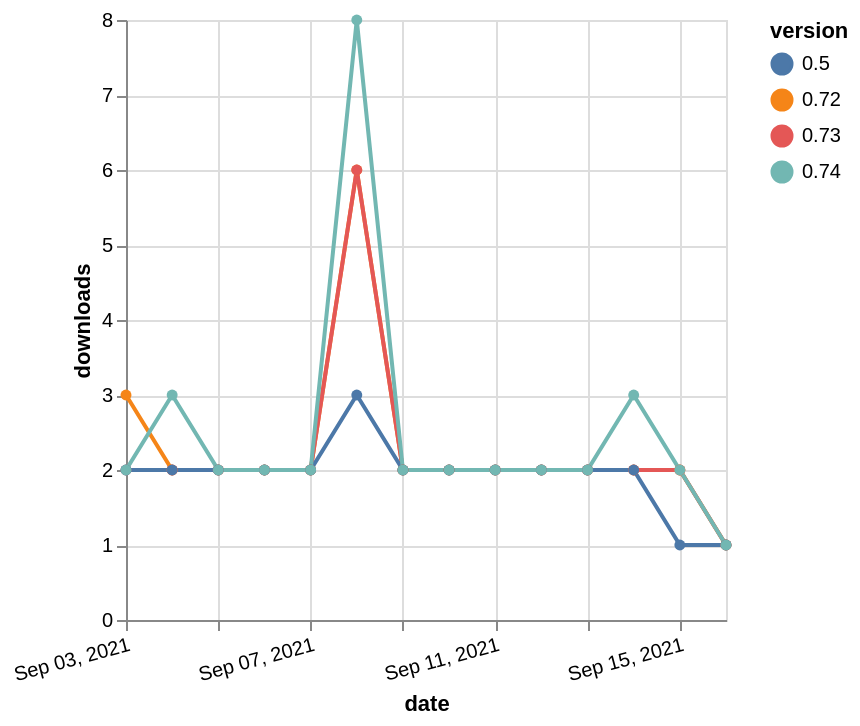

Specify this chart in Vega-Lite:
### Vega-Lite specification from a JSON file in a GitHub repository (floating-point values rounded to 4 significant figures)
{"$schema": "https://vega.github.io/schema/vega-lite/v5.json", "description": "A simple bar chart with embedded data.", "data": {"values": [{"date": "2021-09-03", "total": 3699, "delta": 3, "version": "0.72"}, {"date": "2021-09-04", "total": 3701, "delta": 2, "version": "0.72"}, {"date": "2021-09-05", "total": 3703, "delta": 2, "version": "0.72"}, {"date": "2021-09-06", "total": 3705, "delta": 2, "version": "0.72"}, {"date": "2021-09-07", "total": 3707, "delta": 2, "version": "0.72"}, {"date": "2021-09-08", "total": 3713, "delta": 6, "version": "0.72"}, {"date": "2021-09-09", "total": 3715, "delta": 2, "version": "0.72"}, {"date": "2021-09-10", "total": 3717, "delta": 2, "version": "0.72"}, {"date": "2021-09-11", "total": 3719, "delta": 2, "version": "0.72"}, {"date": "2021-09-12", "total": 3721, "delta": 2, "version": "0.72"}, {"date": "2021-09-13", "total": 3723, "delta": 2, "version": "0.72"}, {"date": "2021-09-14", "total": 3725, "delta": 2, "version": "0.72"}, {"date": "2021-09-15", "total": 3727, "delta": 2, "version": "0.72"}, {"date": "2021-09-16", "total": 3728, "delta": 1, "version": "0.72"}, {"date": "2021-09-03", "total": 4249, "delta": 2, "version": "0.73"}, {"date": "2021-09-04", "total": 4251, "delta": 2, "version": "0.73"}, {"date": "2021-09-05", "total": 4253, "delta": 2, "version": "0.73"}, {"date": "2021-09-06", "total": 4255, "delta": 2, "version": "0.73"}, {"date": "2021-09-07", "total": 4257, "delta": 2, "version": "0.73"}, {"date": "2021-09-08", "total": 4263, "delta": 6, "version": "0.73"}, {"date": "2021-09-09", "total": 4265, "delta": 2, "version": "0.73"}, {"date": "2021-09-10", "total": 4267, "delta": 2, "version": "0.73"}, {"date": "2021-09-11", "total": 4269, "delta": 2, "version": "0.73"}, {"date": "2021-09-12", "total": 4271, "delta": 2, "version": "0.73"}, {"date": "2021-09-13", "total": 4273, "delta": 2, "version": "0.73"}, {"date": "2021-09-14", "total": 4275, "delta": 2, "version": "0.73"}, {"date": "2021-09-15", "total": 4277, "delta": 2, "version": "0.73"}, {"date": "2021-09-16", "total": 4278, "delta": 1, "version": "0.73"}, {"date": "2021-09-03", "total": 2541, "delta": 2, "version": "0.5"}, {"date": "2021-09-04", "total": 2543, "delta": 2, "version": "0.5"}, {"date": "2021-09-05", "total": 2545, "delta": 2, "version": "0.5"}, {"date": "2021-09-06", "total": 2547, "delta": 2, "version": "0.5"}, {"date": "2021-09-07", "total": 2549, "delta": 2, "version": "0.5"}, {"date": "2021-09-08", "total": 2552, "delta": 3, "version": "0.5"}, {"date": "2021-09-09", "total": 2554, "delta": 2, "version": "0.5"}, {"date": "2021-09-10", "total": 2556, "delta": 2, "version": "0.5"}, {"date": "2021-09-11", "total": 2558, "delta": 2, "version": "0.5"}, {"date": "2021-09-12", "total": 2560, "delta": 2, "version": "0.5"}, {"date": "2021-09-13", "total": 2562, "delta": 2, "version": "0.5"}, {"date": "2021-09-14", "total": 2564, "delta": 2, "version": "0.5"}, {"date": "2021-09-15", "total": 2565, "delta": 1, "version": "0.5"}, {"date": "2021-09-16", "total": 2566, "delta": 1, "version": "0.5"}, {"date": "2021-09-03", "total": 4612, "delta": 2, "version": "0.74"}, {"date": "2021-09-04", "total": 4615, "delta": 3, "version": "0.74"}, {"date": "2021-09-05", "total": 4617, "delta": 2, "version": "0.74"}, {"date": "2021-09-06", "total": 4619, "delta": 2, "version": "0.74"}, {"date": "2021-09-07", "total": 4621, "delta": 2, "version": "0.74"}, {"date": "2021-09-08", "total": 4629, "delta": 8, "version": "0.74"}, {"date": "2021-09-09", "total": 4631, "delta": 2, "version": "0.74"}, {"date": "2021-09-10", "total": 4633, "delta": 2, "version": "0.74"}, {"date": "2021-09-11", "total": 4635, "delta": 2, "version": "0.74"}, {"date": "2021-09-12", "total": 4637, "delta": 2, "version": "0.74"}, {"date": "2021-09-13", "total": 4639, "delta": 2, "version": "0.74"}, {"date": "2021-09-14", "total": 4642, "delta": 3, "version": "0.74"}, {"date": "2021-09-15", "total": 4644, "delta": 2, "version": "0.74"}, {"date": "2021-09-16", "total": 4645, "delta": 1, "version": "0.74"}]}, "width": "container", "mark": {"type": "line", "point": {"filled": true}}, "encoding": {"x": {"field": "date", "type": "temporal", "timeUnit": "yearmonthdate", "title": "date", "axis": {"labelAngle": -15}}, "y": {"field": "delta", "type": "quantitative", "title": "downloads"}, "color": {"field": "version", "type": "nominal"}, "tooltip": {"field": "delta"}}}
